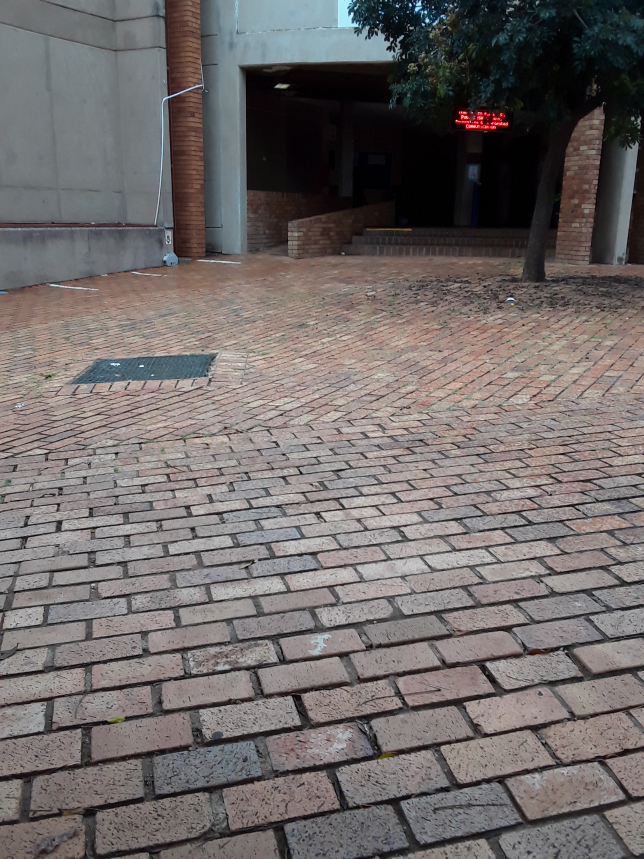
#> input picture Samsung A2 Core_Library_01.jpg, 1932 x 2576 px (shown at 1/3 size)
$ python -i ImageProcessing.py   (imports and definitions only)
#> lines starting #> are read from the running program, lines starting #| are printed output that depends on the picture
import cv2 as cv2
from cv2 import imread, cvtColor

scale_percent = 50

sift = cv2.xfeatures2d.SIFT_create()  # patent - only free for academic purpose


def ComputeUserImage(image1):
#> called with image1 = 'Samsung A2 Core_Library_01.jpg'
    image_to_compare = imread(image1)
#> image_to_compare is the input picture: shape (2576, 1932, 3); mean B, G, R 105.4, 106.4, 111.9

    grayImageCompare = cvtColor(image_to_compare, cv2.COLOR_BGR2GRAY)
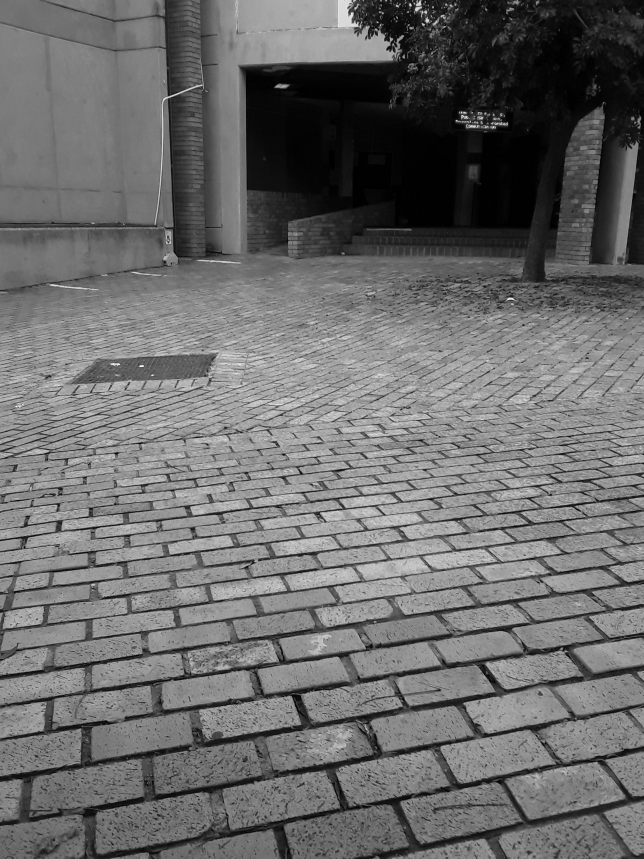
#> grayImageCompare: shape (2576, 1932) (shown at 1/3 size); min 0, max 255, mean 108

    cv2.createBackgroundSubtractorMOG2().apply(grayImageCompare)

    width = int(grayImageCompare.shape[1] * scale_percent / 100)
#> width = 966
    height = int(grayImageCompare.shape[0] * scale_percent / 100)
#> height = 1288

    # dsize
    dsize = (width, height)
#> dsize = (966, 1288)
    # resize image
    FinalImageCompare = cv2.resize(grayImageCompare, dsize)

    kp_2, desc_2 = sift.detectAndCompute(FinalImageCompare, None)
#> kp_2 = 10244 keypoints; strongest (x, y, size): (615, 7, 2.7), (635, 37, 2.6), (641, 31, 4.1), (649, 11, 1.9)

    return kp_2, desc_2

# [81 lines left out: functions ComputeDataseImages, main, not called in this run]

>>> result = ComputeUserImage('Samsung A2 Core_Library_01.jpg')
